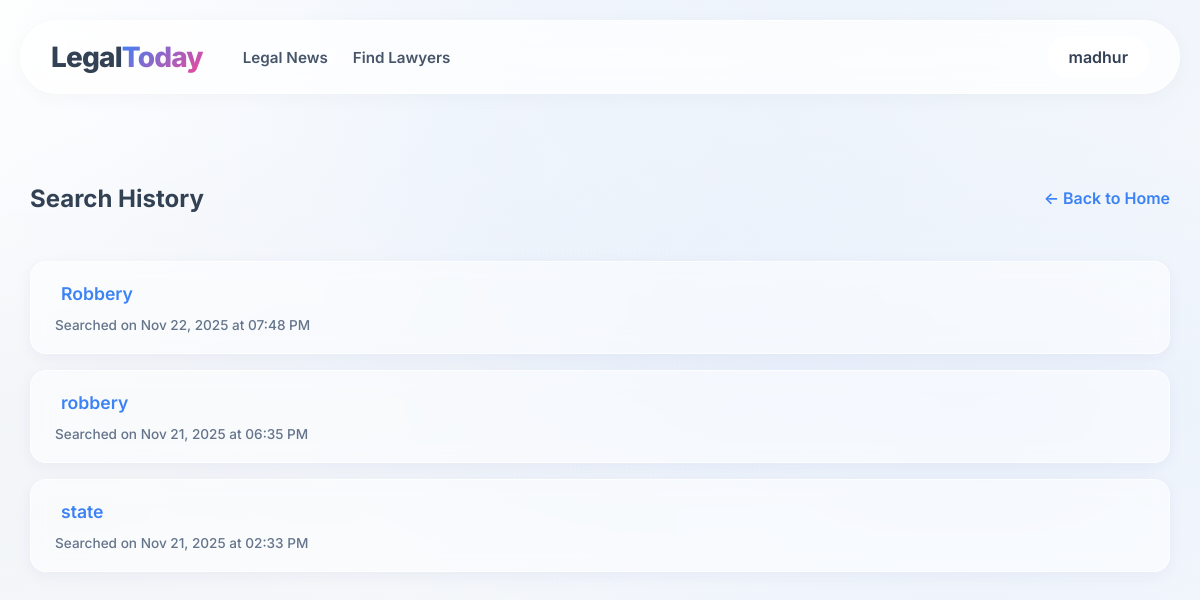
Before: /history (signed in) with the older database file.
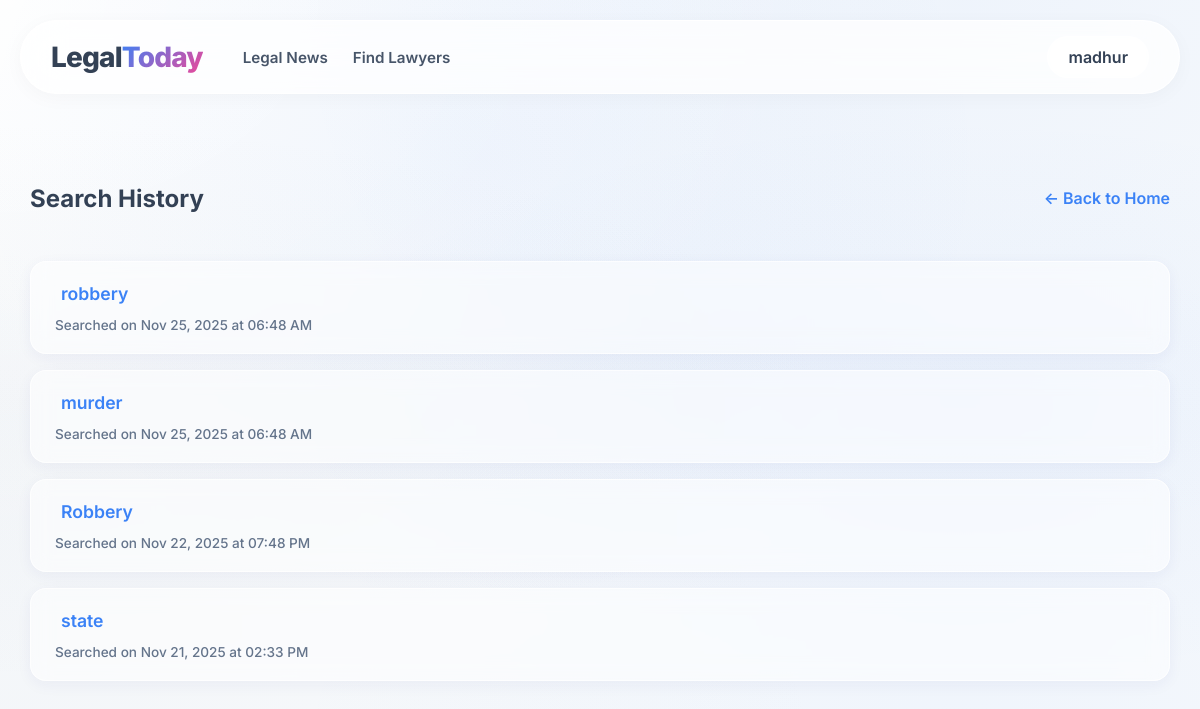
After: the same page with the newer database file.
### tables this page shows
CREATE TABLE history (id INTEGER PRIMARY KEY AUTOINCREMENT, email TEXT NOT NULL, query TEXT NOT NULL, created_at DATETIME DEFAULT CURRENT_TIMESTAMP);

### app.py (the view)
@app.route('/history', methods=['GET'])
def history():
    conn = get_db_connection()
    cursor = conn.cursor()
    cursor.execute('''SELECT query, created_at FROM history WHERE email=? ORDER BY created_at DESC''', (session.get("email"),))
    rows = cursor.fetchall()
    conn.close()
    past_queries = []
    for query, created_at in rows:
        if isinstance(created_at, str):
            try:
                created_at = datetime.strptime(created_at, "%Y-%m-%d %H:%M:%S")
            except:
                pass
        past_queries.append((query, created_at))
    return render_template("history.html", past_queries=past_queries, name=session.get("name", None), email=session.get("email", None))

### app.py (called while the page is built)
def get_db_connection():
    conn = sqlite3.connect('users.db')
    conn.row_factory = sqlite3.Row
    return conn

### templates/history.html (shortened to what this page needs)
<!DOCTYPE html>
<html lang="en">
<head>
    <link rel="stylesheet" href="../static/css/styles.css">
    <link rel="stylesheet" href="../static/css/layout.css">
    <link rel="stylesheet" href="../static/css/buttons.css">
    <link rel="stylesheet" href="../static/css/content.css">
    <link rel="stylesheet" href="../static/css/form.css">
    <link rel="stylesheet" href="../static/css/auth.css">
    <link rel="stylesheet" href="../static/css/results.css">
    <link rel="stylesheet" href="../static/css/documents.css">
    <link rel="stylesheet" href="../static/css/user.css">
    <link rel="stylesheet" href="../static/css/history.css">
</head>
<body>
    <div class="page-container">
        <div class="content-wrapper">
            <header class="header">
                <a href="{{ url_for('index') }}" class="logo">Legal<span>Today</span></a>
                <nav class="header-nav">
                    <a href="{{ url_for('news') }}">Legal News</a>
                    <a href="{{ url_for('lawyers') }}">Find Lawyers</a>
                </nav>
                <div class="header-right">
                    {% if login_status==False %}
                    <div class="header-buttons">
                        <button id="login-but" class="button-l">Login</button>
                        <button id="register-but" class="button-r">Registration</button>
                    </div>
                    {% else %}
                    <div class="user-menu">
                        <span class="username">{{ name }}</span>
                    </div>
                    {% endif %}
                </div>
            </header>
            <main class="main-content">
                <section class="r-section">
                    <div class="r-header">
                        <h2>Search History</h2>
                        <a href="{{ url_for('index') }}" class="link">&larr; Back to Home</a>
                    </div>
                    {% if past_queries %}
                    <div class="results-list">
                        <ul class="history-list">
                            {% for query, created_at in past_queries %}
                            <li class="history-item">
                                <form action="{{ url_for('search_query',page_num=1) }}" method="get" class="inline-form">
                                    <button type="submit" class="history-link">{{ query }}</button>
                                </form>
                                <span class="timestamp">
                                    Searched on {{ created_at.strftime("%b %d, %Y at %I:%M %p") if created_at else '' }}
                                </span>
                            </li>
                            {% endfor %}
                        </ul>
                    </div>
                    {% else %}
                    <p class="no-history">No search history found.</p>
                    {% endif %}
                </section>
            </main>
        </div>
    </div>
</body>
</html>

### static/css/styles.css (style rules this page uses)
:root { --glass-bg: rgba(255, 255, 255, 0.85); --glass-border: rgba(226, 232, 240, 0.8); --glass-shadow: 0 4px 6px -1px rgba(0, 0, 0, 0.1); --glass-blur: blur(16px); --color-primary: #3b82f6; --color-primary-hover: #2563eb; --color-text-main: #334155; --color-text-muted: #64748b; --color-danger: #ef4444; --font-family: 'Inter', system-ui, -apple-system, sans-serif; --radius-lg: 20px; --radius-md: 16px; --radius-sm: 10px; }
body { font-family: var(--font-family); margin: 0; padding: 0; color: var(--color-text-main); background-color: #f8fafc; background-image: radial-gradient(at 40% 20%, rgba(59, 130, 246, 0.05) 0px, transparent 50%), radial-gradient(at 80% 0%, rgba(59, 130, 246, 0.05) 0px, transparent 50%), radial-gradient(at 0% 50%, rgba(148, 163, 184, 0.05) 0px, transparent 50%), radial-gradient(at 80% 50%, rgba(59, 130, 246, 0.05) 0px, transparent 50%), radial-gradient(at 0% 100%, rgba(148, 163, 184, 0.05) 0px, transparent 50%), radial-gradient(at 80% 100%, rgba(59, 130, 246, 0.05) 0px, transparent 50%), radial-gradient(at 0% 0%, rgba(255, 255, 255, 0.8) 0px, transparent 50%); background-attachment: fixed; background-size: cover; min-height: 100vh; }

### static/css/layout.css (style rules this page uses)
.page-container { min-height: 100vh; display: flex; flex-direction: column; align-items: center; padding: 0 20px; }
.content-wrapper { width: 100%; max-width: 1200px; margin-top: 20px; margin-bottom: 40px; }
.header { display: flex; align-items: center; padding: 15px 30px; margin-bottom: 30px; background: rgba(255, 255, 255, 0.75); backdrop-filter: blur(20px); -webkit-backdrop-filter: blur(20px); border: 1px solid rgba(255, 255, 255, 0.9); box-shadow: 0 4px 20px rgba(0,0,0,0.03); border-radius: 100px; position: sticky; top: 20px; z-index: 100; }
.logo { font-size: 1.75rem; font-weight: 800; letter-spacing: -0.03em; color: var(--color-text-main); text-decoration: none; display: flex; align-items: center; margin-right: 40px; white-space: nowrap; }
.logo span { color: var(--color-primary); background: linear-gradient(135deg, var(--color-primary) 0%, #ec4899 100%); -webkit-background-clip: text; -webkit-text-fill-color: transparent; }
.header-nav { display: flex; gap: 25px; margin-right: auto; }
.header-nav a { color: #475569; text-decoration: none; font-weight: 600; font-size: 0.95rem; transition: color 0.2s ease; }
.header-right { display: flex; align-items: center; gap: 15px; }
.main-content { width: 100%; animation: fadeIn 0.6s ease-out; }

### static/css/buttons.css (style rules this page uses)
button, .button-l, .button-r, .button-primary { font-family: var(--font-family); cursor: pointer; border: none; outline: none; transition: all 0.3s cubic-bezier(0.4, 0, 0.2, 1); }

### static/css/content.css (style rules this page uses)
.main-content { margin-top: 2rem; }

### static/css/results.css (style rules this page uses)
.r-section { padding: 10px; }
.r-header { display: flex; justify-content: space-between; align-items: center; margin-bottom: 1.5rem; margin-top: 3rem; }
.r-header h2 { font-size: 1.5rem; font-weight: 700; color: var(--color-text-main); margin: 0; text-shadow: 0 2px 4px rgba(255, 255, 255, 0.5); }
.results-list { display: flex; flex-direction: column; gap: 1.5rem; }

### static/css/user.css (style rules this page uses)
.user-menu { position: relative; display: inline-block; }
.username { display: block; padding: 10px 20px; background: rgba(255, 255, 255, 0.5); backdrop-filter: blur(8px); -webkit-backdrop-filter: blur(8px); border: 1px solid rgba(255, 255, 255, 0.6); border-radius: 50px; color: var(--color-text-main); font-weight: 600; cursor: pointer; transition: all 0.3s ease; }

Changed rows visible on the page:
changed history "robbery": created_at "Nov 21, 2025 at 06:35 PM" → "Nov 25, 2025 at 06:48 AM"; moves up the list
added history: query "murder", created_at "Nov 25, 2025 at 06:48 AM"
